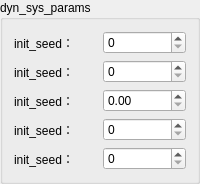
                 <widget class="QGroupBox" name="groupBox_7">
                  <property name="title">
                   <string>dyn_sys_params</string>
                  </property>
                  <layout class="QGridLayout" name="gridLayout_7">
                   <item row="0" column="0">
                    <widget class="QLabel" name="label_45">
                     <property name="toolTip">
                      <string extracomment="V 项权重"/>
                     </property>
                     <property name="toolTipDuration">
                      <number>3</number>
                     </property>
                     <property name="text">
                      <string>init_seed：</string>
                     </property>
                    </widget>
                   </item>
                   <item row="0" column="1">
                    <widget class="QSpinBox" name="spinN1"/>
                   </item>
                   <item row="1" column="0">
                    <widget class="QLabel" name="label_46">
                     <property name="toolTip">
                      <string extracomment="V_dot 项权重"/>
                     </property>
                     <property name="toolTipDuration">
                      <number>3</number>
                     </property>
                     <property name="text">
                      <string>init_seed：</string>
                     </property>
                    </widget>
                   </item>
                   <item row="1" column="1">
                    <widget class="QSpinBox" name="spinN2"/>
                   </item>
                   <item row="2" column="0">
                    <widget class="QLabel" name="label_47">
                     <property name="toolTip">
                      <string extracomment="V0 项权重"/>
                     </property>
                     <property name="toolTipDuration">
                      <number>3</number>
                     </property>
                     <property name="text">
                      <string>init_seed：</string>
                     </property>
                    </widget>
                   </item>
                   <item row="2" column="1">
                    <widget class="QDoubleSpinBox" name="doubleSpinK"/>
                   </item>
                   <item row="3" column="0">
                    <widget class="QLabel" name="label_48">
                     <property name="toolTip">
                      <string extracomment="V 调优项权重"/>
                     </property>
                     <property name="toolTipDuration">
                      <number>3</number>
                     </property>
                     <property name="text">
                      <string>init_seed：</string>
                     </property>
                    </widget>
                   </item>
                   <item row="3" column="1">
                    <widget class="QSpinBox" name="spinT"/>
                   </item>
                   <item row="4" column="0">
                    <widget class="QLabel" name="label_49">
                     <property name="toolTip">
                      <string extracomment="初始种子值"/>
                     </property>
                     <property name="toolTipDuration">
                      <number>3</number>
                     </property>
                     <property name="text">
                      <string>init_seed：</string>
                     </property>
                    </widget>
                   </item>
                   <item row="4" column="1">
                    <widget class="QSpinBox" name="spinD"/>
                   </item>
                  </layout>
                 </widget>
